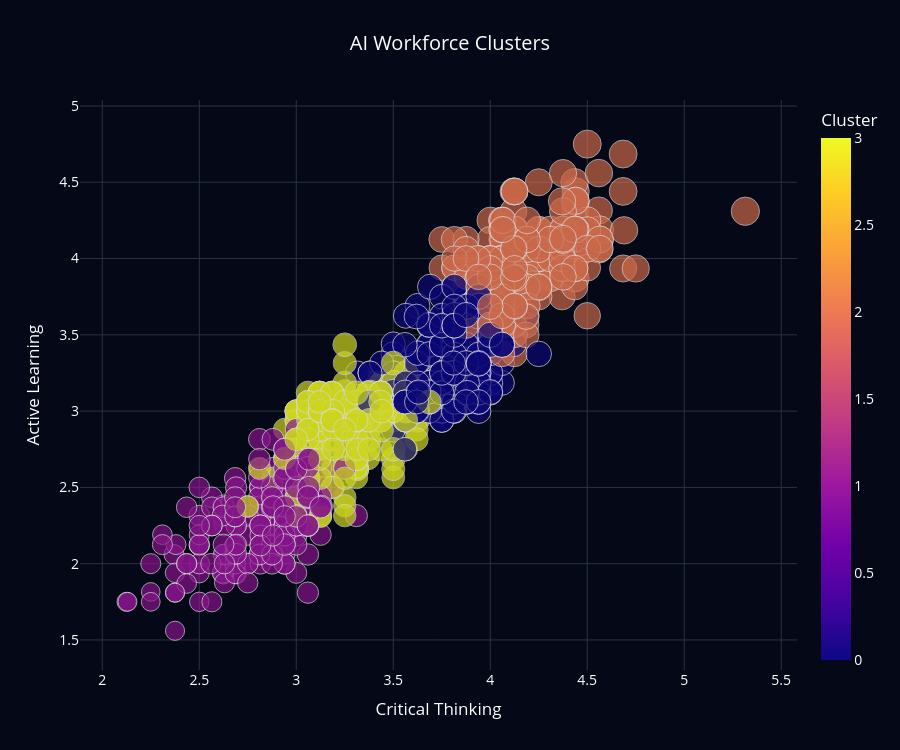

The code cell stored with this chart in its notebook:
### Code cell
fig.update_traces(
    marker=dict(
        line=dict(width=1, color="white")
    ),
    opacity=0.85
)

### Figure 1 — Plotly figure (JSON) as saved in the notebook; plotly's stock layout.template omitted (floating-point values rounded to 4 significant figures; data arrays with more than 128 entries replaced by an {"elided": "..."} marker saying what was removed)
{"data": [{"customdata": {"elided": "894x2 float values"}, "hovertemplate": "<b>%{hovertext}</b><br><br>Critical Thinking=%{x}<br>Active Learning=%{y}<br>AI Enhancement Score=%{customdata[0]:.2f}<br>Cluster=%{marker.color}<extra></extra>", "hovertext": {"elided": "894 str values"}, "legendgroup": "", "marker": {"color": {"elided": "894 int values"}, "coloraxis": "coloraxis", "size": {"elided": "894 float values"}, "sizemode": "area", "sizeref": 0.01202, "symbol": "circle", "line": {"color": "white", "width": 1}}, "mode": "markers", "name": "", "orientation": "v", "showlegend": false, "x": {"elided": "894 float values"}, "xaxis": "x", "y": {"elided": "894 float values"}, "yaxis": "y", "type": "scatter", "opacity": 0.85}], "layout": {"xaxis": {"anchor": "y", "domain": [0.0, 1.0], "title": {"text": "Critical Thinking"}}, "yaxis": {"anchor": "x", "domain": [0.0, 1.0], "title": {"text": "Active Learning"}}, "coloraxis": {"colorbar": {"title": {"text": "Cluster"}}, "colorscale": [[0.0, "#0d0887"], [0.1111, "#46039f"], [0.2222, "#7201a8"], [0.3333, "#9c179e"], [0.4444, "#bd3786"], [0.5556, "#d8576b"], [0.6667, "#ed7953"], [0.7778, "#fb9f3a"], [0.8889, "#fdca26"], [1.0, "#f0f921"]]}, "legend": {"tracegroupgap": 0, "itemsizing": "constant"}, "title": {"text": "AI Workforce Clusters", "x": 0.5}, "font": {"color": "white", "size": 14}, "plot_bgcolor": "#050816", "paper_bgcolor": "#050816", "height": 750}}
